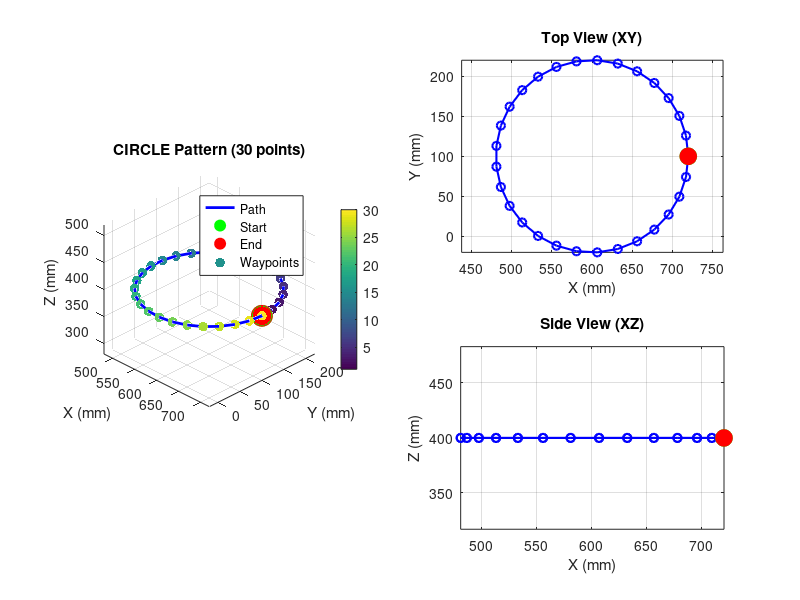

This chart was generated by the following MATLAB code:
%% Create Painting Trajectory for KUKA Robot
% Generates waypoints for different painting patterns

clc; clear; close all;

%% ===== CONFIGURATION =====
PATTERN = 'circle';  % Options: 'circle', 'line', 'rectangle', 'zigzag', 'spiral'
NUM_POINTS = 30;     % Number of waypoints in trajectory

% Center position (mm)
CENTER = [600, 100, 400];  % [X, Y, Z]

% Pattern parameters
RADIUS = 120;        % For circle/spiral (mm)
LENGTH = 200;        % For line/rectangle (mm)
WIDTH = 150;         % For rectangle/zigzag (mm)

% Tool orientation (degrees)
ORIENTATION = [0, 90, 0];  % [A, B, C] - perpendicular to surface

%% ===== GENERATE PATTERN =====
fprintf('Generating %s pattern with %d points...\n', PATTERN, NUM_POINTS);

switch lower(PATTERN)
    case 'circle'
        theta = linspace(0, 2*pi, NUM_POINTS);
        waypoints = zeros(NUM_POINTS, 6);
        for i = 1:NUM_POINTS
            waypoints(i, :) = [
                CENTER(1) + RADIUS * cos(theta(i)), ...  % X
                CENTER(2) + RADIUS * sin(theta(i)), ...  % Y
                CENTER(3), ...                           % Z
                ORIENTATION                              % A, B, C
            ];
        end
        
    case 'line'
        x = linspace(CENTER(1) - LENGTH/2, CENTER(1) + LENGTH/2, NUM_POINTS);
        waypoints = zeros(NUM_POINTS, 6);
        for i = 1:NUM_POINTS
            waypoints(i, :) = [x(i), CENTER(2), CENTER(3), ORIENTATION];
        end
        
    case 'rectangle'
        % Define corners
        corners = [
            CENTER(1) - LENGTH/2, CENTER(2) - WIDTH/2, CENTER(3);
            CENTER(1) + LENGTH/2, CENTER(2) - WIDTH/2, CENTER(3);
            CENTER(1) + LENGTH/2, CENTER(2) + WIDTH/2, CENTER(3);
            CENTER(1) - LENGTH/2, CENTER(2) + WIDTH/2, CENTER(3);
            CENTER(1) - LENGTH/2, CENTER(2) - WIDTH/2, CENTER(3)
        ];
        
        % Interpolate
        t = linspace(1, size(corners, 1), NUM_POINTS);
        waypoints = zeros(NUM_POINTS, 6);
        waypoints(:, 1) = interp1(1:size(corners,1), corners(:,1), t, 'pchip');
        waypoints(:, 2) = interp1(1:size(corners,1), corners(:,2), t, 'pchip');
        waypoints(:, 3) = interp1(1:size(corners,1), corners(:,3), t, 'pchip');
        waypoints(:, 4:6) = repmat(ORIENTATION, NUM_POINTS, 1);
        
    case 'zigzag'
        num_rows = 6;
        points_per_row = ceil(NUM_POINTS / num_rows);
        waypoints = zeros(NUM_POINTS, 6);
        idx = 1;
        
        for row = 1:num_rows
            y_offset = (row - 1) * (WIDTH / (num_rows - 1)) - WIDTH/2;
            
            if mod(row, 2) == 1
                x_vals = linspace(CENTER(1) - LENGTH/2, CENTER(1) + LENGTH/2, points_per_row);
            else
                x_vals = linspace(CENTER(1) + LENGTH/2, CENTER(1) - LENGTH/2, points_per_row);
            end
            
            for p = 1:points_per_row
                if idx <= NUM_POINTS
                    waypoints(idx, :) = [
                        x_vals(p), ...
                        CENTER(2) + y_offset, ...
                        CENTER(3), ...
                        ORIENTATION
                    ];
                    idx = idx + 1;
                end
            end
        end
        
    case 'spiral'
        theta = linspace(0, 4*pi, NUM_POINTS);
        radius_vals = linspace(RADIUS/4, RADIUS, NUM_POINTS);
        waypoints = zeros(NUM_POINTS, 6);
        
        for i = 1:NUM_POINTS
            waypoints(i, :) = [
                CENTER(1) + radius_vals(i) * cos(theta(i)), ...
                CENTER(2) + radius_vals(i) * sin(theta(i)), ...
                CENTER(3), ...
                ORIENTATION
            ];
        end
        
    otherwise
        error('Unknown pattern: %s', PATTERN);
end

fprintf('✓ Generated %d waypoints\n', size(waypoints, 1));

%% ===== VISUALIZE =====
figure('Name', 'KUKA Painting Trajectory', 'Position', [100 100 1000 700]);

% 3D view
subplot(2,2,[1 3]);
plot3(waypoints(:,1), waypoints(:,2), waypoints(:,3), 'b-', 'LineWidth', 2);
hold on;
plot3(waypoints(1,1), waypoints(1,2), waypoints(1,3), 'go', 'MarkerSize', 15, 'MarkerFaceColor', 'g');
plot3(waypoints(end,1), waypoints(end,2), waypoints(end,3), 'ro', 'MarkerSize', 15, 'MarkerFaceColor', 'r');
scatter3(waypoints(:,1), waypoints(:,2), waypoints(:,3), 50, 1:NUM_POINTS, 'filled');
colorbar;
xlabel('X (mm)'); ylabel('Y (mm)'); zlabel('Z (mm)');
title(sprintf('%s Pattern (%d points)', upper(PATTERN), NUM_POINTS));
grid on; axis equal; view(45, 30);
legend('Path', 'Start', 'End', 'Waypoints');

% Top view (XY)
subplot(2,2,2);
plot(waypoints(:,1), waypoints(:,2), 'b-o', 'LineWidth', 1.5);
hold on;
plot(waypoints(1,1), waypoints(1,2), 'go', 'MarkerSize', 12, 'MarkerFaceColor', 'g');
plot(waypoints(end,1), waypoints(end,2), 'ro', 'MarkerSize', 12, 'MarkerFaceColor', 'r');
xlabel('X (mm)'); ylabel('Y (mm)');
title('Top View (XY)');
grid on; axis equal;

% Side view (XZ)
subplot(2,2,4);
plot(waypoints(:,1), waypoints(:,3), 'b-o', 'LineWidth', 1.5);
hold on;
plot(waypoints(1,1), waypoints(1,3), 'go', 'MarkerSize', 12, 'MarkerFaceColor', 'g');
plot(waypoints(end,1), waypoints(end,3), 'ro', 'MarkerSize', 12, 'MarkerFaceColor', 'r');
xlabel('X (mm)'); ylabel('Z (mm)');
title('Side View (XZ)');
grid on; axis equal;

%% ===== DISPLAY INFO =====
fprintf('\n=== Trajectory Information ===\n');
fprintf('Pattern:     %s\n', PATTERN);
fprintf('Points:      %d\n', size(waypoints, 1));
fprintf('X range:     [%.1f, %.1f] mm\n', min(waypoints(:,1)), max(waypoints(:,1)));
fprintf('Y range:     [%.1f, %.1f] mm\n', min(waypoints(:,2)), max(waypoints(:,2)));
fprintf('Z range:     [%.1f, %.1f] mm\n', min(waypoints(:,3)), max(waypoints(:,3)));
fprintf('Orientation: A=%.1f°, B=%.1f°, C=%.1f°\n', ORIENTATION(1), ORIENTATION(2), ORIENTATION(3));

%% ===== SAVE (FIXED - Consistent field names) =====
filename = sprintf('trajectory_%s_%dpts.mat', PATTERN, NUM_POINTS);

% Save with consistent field names
save(filename, 'waypoints', 'PATTERN', 'NUM_POINTS', 'CENTER', 'ORIENTATION');

fprintf('\n✓ Trajectory saved: %s\n', filename);
fprintf('  Variables saved: waypoints, PATTERN, NUM_POINTS, CENTER, ORIENTATION\n');
fprintf('\nNext: Run execute_painting_trajectory.m\n');
